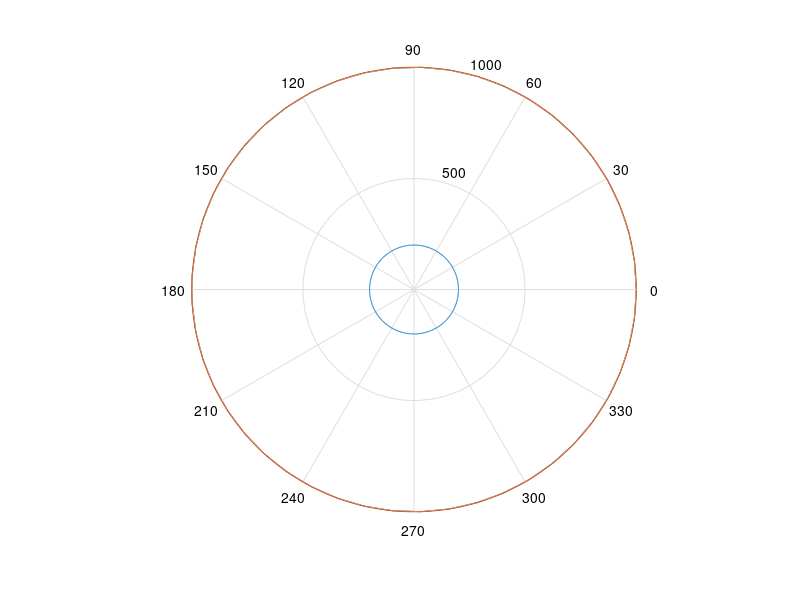

Write MATLAB code to recreate this figure.
%%%%%%%%%%%%%%%%%%%%%%%%%%%%%%%%%%%%%%%%%%%%%%%%%%%
%            AAE 251 Design Project               %
%                                                 % 
%    Team: 6                     Author: Eliot    %
%                                                 %
%                  SRS Orbit info                 %
%%%%%%%%%%%%%%%%%%%%%%%%%%%%%%%%%%%%%%%%%%%%%%%%%%%
clc
clear
%%%%%%%%%%%%%%%%%% Constants %%%%%%%%%%%%%%%%%%%%%%

mPay = 12000;  %kg of SRS
re = 6378;  %km radius of Earth
u = 3.986E5;  %km^3/s^2
Isp = 316;  %Isp of OMS system on Shuttle
ic = 30;  %inclination at checkout

%%%%%%%%%%%%%%%% Calculations %%%%%%%%%%%%%%%%%%%%%

ro = 200 + re;  %initial checkout orbit
vo = sqrt(u/ro);  %initial orbital velocity
raTrans = 1000 + re;
rpTrans = ro;

a = .5*(raTrans+rpTrans);

deltaV1 = sqrt(2*((u/ro)-(u/(2*a)))) - vo;

deltaV2 = sqrt(u/raTrans) - sqrt(2*((u/raTrans)-(u/(2*a))));

r1 = 200;
r2 = 1000;
e = ((raTrans+rpTrans)/raTrans)

theta = [0:0.01:2*pi];
polar(theta, r1+(theta*0))
hold on
%polar(theta, raTrans*sin(theta)+rpTrans*cos(theta))
%hold on
polar(theta, r2+(theta*0))










%%%%%%%%%%%%%%%%%%% Deorbit %%%%%%%%%%%%%%%%%%%%%%
ro = 1000+re;
ra = 1000+re;
rp = re;
vo = sqrt(u/ro);

a = .5*(ra+rp);

deltaV3 = abs(sqrt(2*((u/ro)-(u/(2*a)))) - vo);

deltaV = deltaV1 + deltaV2 + deltaV3;